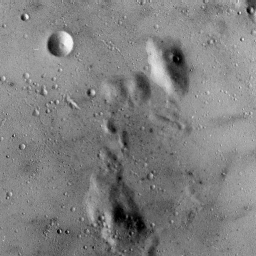
%> input picture ELEN644/hw2/5.1.09.tiff, 256 x 256 px
$ octave hw2.m   (GNU Octave 9; MATLAB toolbox functions it lacks are replaced by stand-ins)
%> lines starting %> are read from the running program, lines starting %| are printed output that depends on the picture
%% Devon Quaternik
% ELEN 644
% HW 2

clear;
close all;
%% Problem 3

im = imread('5.1.09.tiff');
%> im is the input picture: size 256x256 uint8; min 0, max 249, mean 127.8

h1 = fspecial('gaussian',[7 7],1);
h2 = fspecial('gaussian',[15 15],2);
h3 = fspecial('gaussian',[31 31],4);

x1 = filter2(h1,im);
x2 = filter2(h2,im);
x3 = filter2(h3,im);
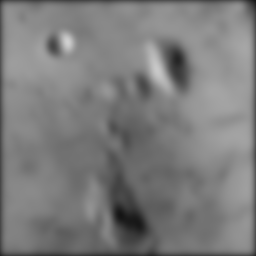
%> x3: size 256x256 double; min 20.49, max 208.1, mean 124.4

[m n] = size(im);
%> m = 256; n = 256

x1d = im(1:2:m,1:2:n);
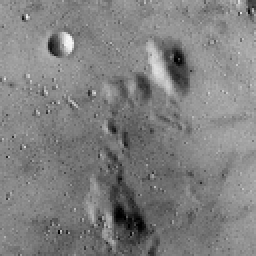
%> x1d: size 128x128 uint8 (shown 2 times larger); min 0, max 247, mean 127.8
x1df = filter2(h1,x1d);
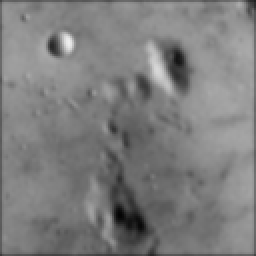
%> x1df: size 128x128 double (shown 2 times larger); min 3.72, max 239.2, mean 126.2

figure;
subplot(2,3,1),imshow(im,[]);
title('Original Image');
subplot(2,3,2),imshow(x1,[]);
title('X1, Part a');
subplot(2,3,3),imshow(x2,[]);
title('X2, Part b');
subplot(2,3,4),imshow(x3,[]);
title('X3, Part c');
subplot(2,3,5),imshow(x1d,[]);
title('X1D, Part d');
subplot(2,3,6),imshow(x1df,[]);
title('X1D filtered, Part d');
suptitle('Problem 3');

% Part a
% Comparing x1 to the original, the finer details are much less apparent.
% Small craters have been smoothed out, and the pock marks on the hills
% disappear.
% Part b
% X2 is significantly blurred, compared to x1 and the original. Many of the
% small craters are lost and only the large structures remain.
% Part c
% X3 is almost unrecognizable. Everything is severly blurred, as if you are
% squinting at the original image. Small craters are wiped out, and even
% large details are hard to make out. X2 is somewhere in the middle of x1
% and x3, in terms of blurring.
% Part d
% The filtered image looks closest to x2, but slightly grainier. This has
% to do with the size being equalized in MATLAB, as in reality x1d is half
% the size of x2. It is still more detailed than x3, however, as you can
% see large structures fairly easily.


%% Problem 4

h1l = fspecial('log',[7 7],1);
h2l = fspecial('log',[15 15],2);
h3l = fspecial('log',[31 31],4);

y1 = filter2(h1l,im);
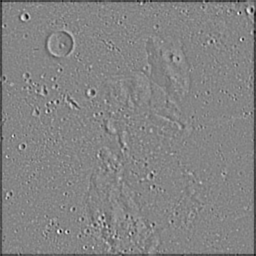
%> y1: size 256x256 double; min -67.21, max 60.91, mean -0.9; drawn with min black and max white
y2 = filter2(h2l,im);
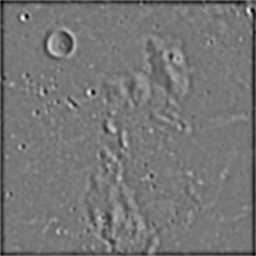
%> y2: size 256x256 double; min -15.43, max 16.92, mean -0.431; drawn with min black and max white
y3 = filter2(h3l,im);
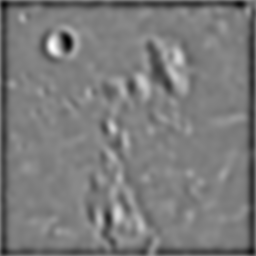
%> y3: size 256x256 double; min -4.35, max 4.2, mean -0.209; drawn with min black and max white
y1d = x2-x1;
y1df = x3-x2;
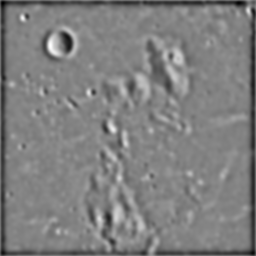
%> y1df: size 256x256 double; min -40.22, max 36.78, mean -1.7; drawn with min black and max white

figure;
subplot(2,3,1),imshow(im,[]);
title('Original Image');
subplot(2,3,2),imshow(x1,[]);
title('Y1, Part a');
subplot(2,3,3),imshow(x2,[]);
title('Y2, Part b');
subplot(2,3,4),imshow(x3,[]);
title('Y3, Part c');
subplot(2,3,5),imshow(y1d,[]);
title('X2-X1, Part d');
subplot(2,3,6),imshow(y1df,[]);
title('X3-X2, Part d');
suptitle('Problem 4');

% Part a
% Y1 is very similar to the original, but looks almost as if the image was
% slightly out of focus. Only the smallest of craters are lost, but most
% remain.
% Part b
% Y2 begins to see a larger degredation of quality. The image looks as if
% you took a chalk eraser lightly to it. Large structures remain in tact.
% Part c
% Y3, like X3, is nearly unrecognizable. The large structures are difficult
% to make out, and small craters are lost. The shadows also are exagerated,
% making it difficult to tell exactly where things end.
% Part d
% These two images look like what would happen if the LoG images were made
% into a 3D model, then you took an imprint of the model. x2-x1 looks
% similar to y1, and x3-x2 is similar to y2. Increasing the size of the
% filter causes the imprint to come out stronger, seemingly because you
% lose it in the LoG image.
